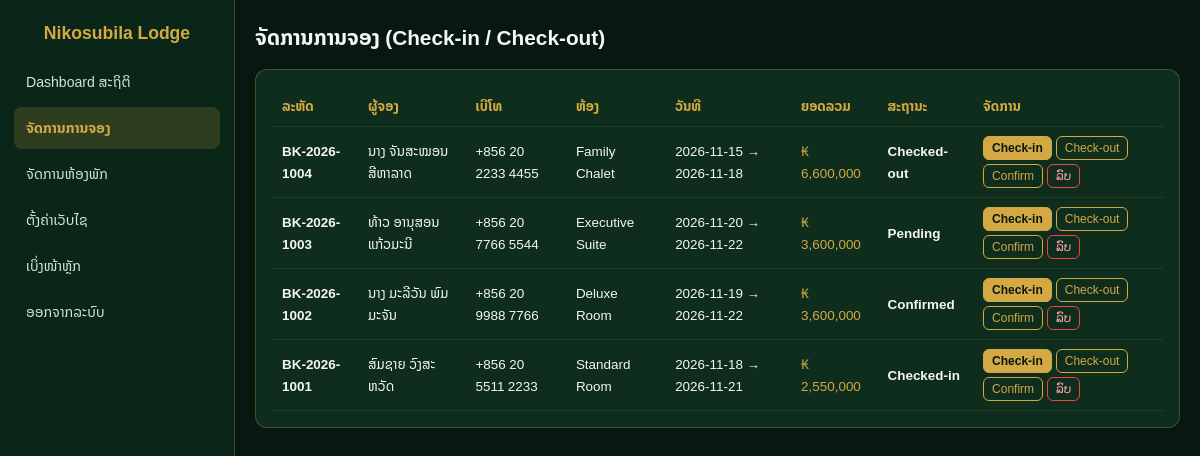
Page /admin/bookings_manage.php (signed in) on the committed database.
### tables this page shows
CREATE TABLE IF NOT EXISTS site_settings (
    id INT PRIMARY KEY DEFAULT 1,
    hotel_name VARCHAR(200) NOT NULL DEFAULT 'Nikosubila Lodge',
    tagline VARCHAR(255) NOT NULL DEFAULT 'Experience comfort. Experience nature.',
    footer_note VARCHAR(255) NOT NULL DEFAULT 'Nikosubila Lodge - Your Comfort, Our Priority.',
    banner_image VARCHAR(255) NOT NULL DEFAULT '',
    logo_image VARCHAR(255) NOT NULL DEFAULT '',
    primary_color VARCHAR(20) NOT NULL DEFAULT '#0a2618',
    accent_color VARCHAR(20) NOT NULL DEFAULT '#d4a843',
    card_color VARCHAR(20) NOT NULL DEFAULT '#0e2d1d',
    currency VARCHAR(20) NOT NULL DEFAULT '₭',
    phone VARCHAR(60) NOT NULL DEFAULT '+856 20 5555 1234',
    email VARCHAR(150) NOT NULL DEFAULT 'info@lodge-system.la',
    facebook VARCHAR(150) NOT NULL DEFAULT 'Lodge Official',
    instagram VARCHAR(150) NOT NULL DEFAULT '@lodge_official',
    linkedin VARCHAR(150) NOT NULL DEFAULT 'Lodge Hospitality',
    x_handle VARCHAR(150) NOT NULL DEFAULT '@lodge_x',
    bank_name VARCHAR(120) NOT NULL DEFAULT 'BCEL / ທະນາຄານການຄ້າຕ່າງປະເທດລາວ',
    bank_account VARCHAR(120) NOT NULL DEFAULT '010-12-00-12345678-001',
    bank_branch VARCHAR(120) NOT NULL DEFAULT 'ສຳນັກງານໃຫຍ່ ນະຄອນຫຼວງວຽງຈັນ',
    google_sheet_id VARCHAR(255) NOT NULL DEFAULT '',
    google_sheet_webhook VARCHAR(255) NOT NULL DEFAULT '',
    updated_at TIMESTAMP DEFAULT CURRENT_TIMESTAMP ON UPDATE CURRENT_TIMESTAMP
);

CREATE TABLE IF NOT EXISTS bookings (
    id INT AUTO_INCREMENT PRIMARY KEY,
    booking_code VARCHAR(40) NOT NULL UNIQUE,
    guest_name VARCHAR(150) NOT NULL,
    guest_phone VARCHAR(60) NOT NULL,
    guest_email VARCHAR(150) DEFAULT '',
    room_id INT NOT NULL,
    check_in DATE NOT NULL,
    check_out DATE NOT NULL,
    adults INT NOT NULL DEFAULT 2,
    children INT NOT NULL DEFAULT 0,
    payment_method VARCHAR(80) NOT NULL DEFAULT 'Bank Transfer',
    special_requests TEXT,
    total_amount DECIMAL(12,2) NOT NULL DEFAULT 0.00,
    status VARCHAR(40) NOT NULL DEFAULT 'Pending',
    created_at TIMESTAMP DEFAULT CURRENT_TIMESTAMP,
    FOREIGN KEY (room_id) REFERENCES rooms(id) ON DELETE CASCADE
);

CREATE TABLE IF NOT EXISTS rooms (
    id INT AUTO_INCREMENT PRIMARY KEY,
    room_name VARCHAR(150) NOT NULL,
    room_type VARCHAR(100) NOT NULL,
    price_per_night DECIMAL(12,2) NOT NULL DEFAULT 0.00,
    total_rooms INT NOT NULL DEFAULT 1,
    available_rooms INT NOT NULL DEFAULT 1,
    max_guests INT NOT NULL DEFAULT 2,
    status VARCHAR(50) NOT NULL DEFAULT 'Available',
    description TEXT,
    image_url VARCHAR(255) DEFAULT ''
);

### config/db.php (called while the page is built, shortened)
<?php
$host = 'localhost';
$user = 'root';
$pass = '';
$dbname = 'hotel_system';
try {
    $conn = new mysqli($host, $user, $pass, $dbname);
    $conn->set_charset('utf8mb4');
} catch (mysqli_sql_exception $e) {
    $conn = new mysqli($host, $user, $pass);
    $conn->set_charset('utf8mb4');
    $conn->query("CREATE DATABASE IF NOT EXISTS `{$dbname}` CHARACTER SET utf8mb4 COLLATE utf8mb4_unicode_ci");
    $conn->select_db($dbname);
}
$conn->query("CREATE TABLE IF NOT EXISTS users (
    id INT AUTO_INCREMENT PRIMARY KEY,
    username VARCHAR(100) NOT NULL UNIQUE,
    password_hash VARCHAR(255) NOT NULL,
    full_name VARCHAR(150) NOT NULL DEFAULT 'Administrator',
    role VARCHAR(50) NOT NULL DEFAULT 'admin',
    created_at TIMESTAMP DEFAULT CURRENT_TIMESTAMP
) ENGINE=InnoDB DEFAULT CHARSET=utf8mb4 COLLATE=utf8mb4_unicode_ci");
$conn->query("CREATE TABLE IF NOT EXISTS site_settings (
    id INT PRIMARY KEY DEFAULT 1,
    hotel_name VARCHAR(200) NOT NULL DEFAULT 'Nikosubila Lodge',
    tagline VARCHAR(255) NOT NULL DEFAULT 'Experience comfort. Experience nature.',
    footer_text VARCHAR(255) NOT NULL DEFAULT 'Nikosubila Lodge - Your Comfort, Our Priority.',
    banner_image VARCHAR(255) NOT NULL DEFAULT '',
    logo_image VARCHAR(255) NOT NULL DEFAULT '',
    primary_color VARCHAR(20) NOT NULL DEFAULT '#0a2618',
    accent_color VARCHAR(20) NOT NULL DEFAULT '#d4a843',
    card_color VARCHAR(20) NOT NULL DEFAULT '#0e2d1d',
    currency VARCHAR(20) NOT NULL DEFAULT '₭',
    phone VARCHAR(80) NOT NULL DEFAULT '+856 20 5555 1234',
    email VARCHAR(150) NOT NULL DEFAULT 'info@lodge-system.la',
    facebook VARCHAR(150) NOT NULL DEFAULT 'Lodge Official',
    instagram VARCHAR(150) NOT NULL DEFAULT '@lodge_official',
    linkedin VARCHAR(150) NOT NULL DEFAULT 'Lodge Hospitality',
    x_account VARCHAR(150) NOT NULL DEFAULT '@lodge_x',
    bank_name VARCHAR(150) NOT NULL DEFAULT 'BCEL / ທະນາຄານການຄ້າຕ່າງປະເທດລາວ',
    bank_account VARCHAR(150) NOT NULL DEFAULT '010-12-00-12345678-001',
    bank_branch VARCHAR(150) NOT NULL DEFAULT 'ສຳນັກງານໃຫຍ່ ນະຄອນຫຼວງວຽງຈັນ',
    google_sheet_id VARCHAR(255) NOT NULL DEFAULT '',
    google_sheet_webhook VARCHAR(255) NOT NULL DEFAULT '',
    updated_at TIMESTAMP DEFAULT CURRENT_TIMESTAMP ON UPDATE CURRENT_TIMESTAMP
) ENGINE=InnoDB DEFAULT CHARSET=utf8mb4 COLLATE=utf8mb4_unicode_ci");
$conn->query("CREATE TABLE IF NOT EXISTS rooms (
    id INT AUTO_INCREMENT PRIMARY KEY,
    room_name VARCHAR(150) NOT NULL,
    room_type VARCHAR(100) NOT NULL,
    price_per_night DECIMAL(12,2) NOT NULL DEFAULT 0,
    total_rooms INT NOT NULL DEFAULT 1,
    available_rooms INT NOT NULL DEFAULT 1,
    max_guests INT NOT NULL DEFAULT 2,
    status VARCHAR(50) NOT NULL DEFAULT 'Available',
    description TEXT
) ENGINE=InnoDB DEFAULT CHARSET=utf8mb4 COLLATE=utf8mb4_unicode_ci");
$conn->query("CREATE TABLE IF NOT EXISTS bookings (
    id INT AUTO_INCREMENT PRIMARY KEY,
    booking_code VARCHAR(40) NOT NULL UNIQUE,
    guest_name VARCHAR(150) NOT NULL,
    guest_phone VARCHAR(80) NOT NULL,
    guest_email VARCHAR(150) DEFAULT '',
    room_id INT NOT NULL,
    check_in DATE NOT NULL,
    check_out DATE NOT NULL,
    adults INT NOT NULL DEFAULT 2,
    children INT NOT NULL DEFAULT 0,
    payment_method VARCHAR(80) NOT NULL DEFAULT 'Bank Transfer',
    special_requests TEXT,
    total_amount DECIMAL(12,2) NOT NULL DEFAULT 0,
    status VARCHAR(40) NOT NULL DEFAULT 'Pending',
    created_at TIMESTAMP DEFAULT CURRENT_TIMESTAMP,
    FOREIGN KEY (room_id) REFERENCES rooms(id) ON DELETE CASCADE
) ENGINE=InnoDB DEFAULT CHARSET=utf8mb4 COLLATE=utf8mb4_unicode_ci");
$conn->query("INSERT IGNORE INTO site_settings (id) VALUES (1)");
$defaultSettings = [
    'hotel_name' => 'Nikosubila Lodge',
    'tagline' => 'Experience comfort. Experience nature.',
    'footer_text' => 'Nikosubila Lodge - Your Comfort, Our Priority.',
    'banner_image' => '',
    'logo_image' => '',
    'primary_color' => '#0a2618',
    'accent_color' => '#d4a843',
    'card_color' => '#0e2d1d',
    'currency' => '₭',
    'phone' => '+856 20 5555 1234',
    'email' => 'info@lodge-system.la',
    'facebook' => 'Lodge Official',
    'instagram' => '@lodge_official',
    'linkedin' => 'Lodge Hospitality',
    'x_account' => '@lodge_x',
    'bank_name' => 'BCEL / ທະນາຄານການຄ້າຕ່າງປະເທດລາວ',
    'bank_account' => '010-12-00-12345678-001',
    'bank_branch' => 'ສຳນັກງານໃຫຍ່ ນະຄອນຫຼວງວຽງຈັນ',
    'google_sheet_id' => '',
    'google_sheet_webhook' => ''
];
$sRes = $conn->query("SELECT * FROM site_settings WHERE id = 1 LIMIT 1");
if ($sRes && $sRow = $sRes->fetch_assoc()) {
    $settings = array_merge($defaultSettings, $sRow);
}
function e(?string $val): string {
    return htmlspecialchars($val ?? '', ENT_QUOTES, 'UTF-8');
}
function money_fmt(float $amount, string $curr = '₭'): string {
    return e($curr) . ' ' . number_format($amount, 0, '.', ',');
}

### admin/bookings_manage.php (the view, shortened to what this page needs)
<?php
require_once __DIR__ . '/../config/db.php';
$rows = [];
$res = $conn->query("SELECT b.*, r.room_name FROM bookings b LEFT JOIN rooms r ON b.room_id = r.id ORDER BY b.id DESC");
while ($row = $res->fetch_assoc()) {
    $rows[] = $row;
}
?>
<!DOCTYPE html>
<html lang="lo">
<head>
</head>
<body>
<div class="layout">
    <aside class="sidebar">
        <h2><?= e($settings['hotel_name']) ?></h2>
        <a href="index.php">Dashboard ສະຖິຕິ</a>
        <a href="bookings_manage.php" class="active">ຈັດການການຈອງ</a>
        <a href="rooms_manage.php">ຈັດການຫ້ອງພັກ</a>
        <a href="site_settings.php">ຕັ້ງຄ່າເວັບໄຊ</a>
        <a href="../index.php">ເບິ່ງໜ້າຫຼັກ</a>
        <a href="logout.php">ອອກຈາກລະບົບ</a>
    </aside>
    <main class="main">
        <h1 style="font-size:1.3rem;margin-bottom:14px;">ຈັດການການຈອງ (Check-in / Check-out)</h1>
        <div class="card">
            <table>
                <thead>
                    <tr>
                        <th>ລະຫັດ</th><th>ຜູ້ຈອງ</th><th>ເບີໂທ</th><th>ຫ້ອງ</th><th>ວັນທີ</th><th>ຍອດລວມ</th><th>ສະຖານະ</th><th>ຈັດການ</th>
                    </tr>
                </thead>
                <tbody>
                    <?php foreach ($rows as $b): ?>
                        <tr>
                            <td><strong><?= e($b['booking_code']) ?></strong></td>
                            <td><?= e($b['guest_name']) ?></td>
                            <td><?= e($b['guest_phone']) ?></td>
                            <td><?= e($b['room_name'] ?? '') ?></td>
                            <td><?= e($b['check_in']) ?> → <?= e($b['check_out']) ?></td>
                            <td style="color:var(--accent);"><?= money_fmt((float)$b['total_amount'], $settings['currency']) ?></td>
                            <td><strong><?= e($b['status']) ?></strong></td>
                            <td>
                                <form method="POST" style="display:flex;gap:4px;flex-wrap:wrap;">
                                    <button type="submit" name="action" value="Checked-in" class="btn btn-gold">Check-in</button>
                                    <button type="submit" name="action" value="Checked-out" class="btn">Check-out</button>
                                    <button type="submit" name="action" value="Confirmed" class="btn">Confirm</button>
                                    <button type="submit" name="action" value="delete" class="btn" style="border-color:#ef4444;color:#fca5a5;">ລົບ</button>
                                </form>
                            </td>
                        </tr>
                    <?php endforeach; ?>
                </tbody>
            </table>
        </div>
    </main>
</div>
</body>
</html>

### rows in the picture
site_settings: hotel_name "Nikosubila Lodge"
bookings: booking_code "BK-2026-1004", guest_name "ນາງ ຈັນສະໝອນ ສີຫາລາດ", guest_phone "+856 20 2233 4455", room.room_name "Family Chalet", check_in "2026-11-15", check_out "2026-11-18", total_amount.currency "₭ 6,600,000", status "Checked-out"
bookings: booking_code "BK-2026-1003", guest_name "ທ້າວ ອານຸສອນ ແກ້ວມະນີ", guest_phone "+856 20 7766 5544", room.room_name "Executive Suite", check_in "2026-11-20", check_out "2026-11-22", total_amount.currency "₭ 3,600,000", status "Pending"
bookings: booking_code "BK-2026-1002", guest_name "ນາງ ມະລີວັນ ພົມມະຈັນ", guest_phone "+856 20 9988 7766", room.room_name "Deluxe Room", check_in "2026-11-19", check_out "2026-11-22", total_amount.currency "₭ 3,600,000", status "Confirmed"
bookings: booking_code "BK-2026-1001", guest_name "ສົມຊາຍ ວົງສະຫວັດ", guest_phone "+856 20 5511 2233", room.room_name "Standard Room", check_in "2026-11-18", check_out "2026-11-21", total_amount.currency "₭ 2,550,000", status "Checked-in"
